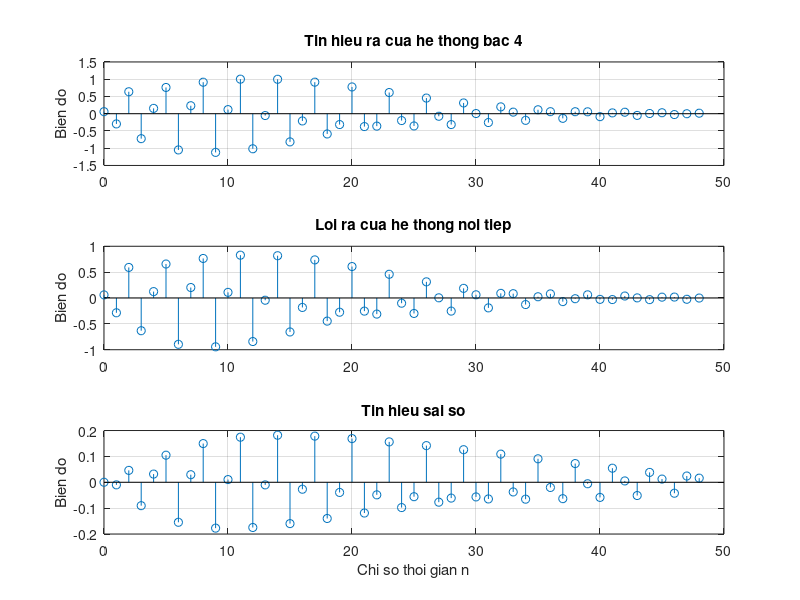

Recreate this plot in MATLAB.
clc;
clf;
x=[1 zeros(1,48)];
n=0:48;
num=[0.06 -0.2 0.3 -0.3 0.1];
den=[1 1.6 2.28 1.32 0.68];                              
y=filter(num,den,x);            
num1=[0.3 -0.2 0.4]; den1=[1 0.9 0.8];      
num2=[0.2 -0.5 0.3]; den2=[1 0.7 0.85]; 
y1=filter(num1,den1,x);  
y2=filter(num2,den2,y1);
d=y-y2;
subplot(3,1,1); stem(n,y); ylabel('Bien do');
title('Tin hieu ra cua he thong bac 4'); grid;
subplot(3,1,2); stem(n,y2); ylabel('Bien do');
title('Loi ra cua he thong noi tiep'); grid;
subplot(3,1,3); stem(n,d); xlabel('Chi so thoi gian n'); ylabel('Bien do');
title('Tin hieu sai so'); grid;